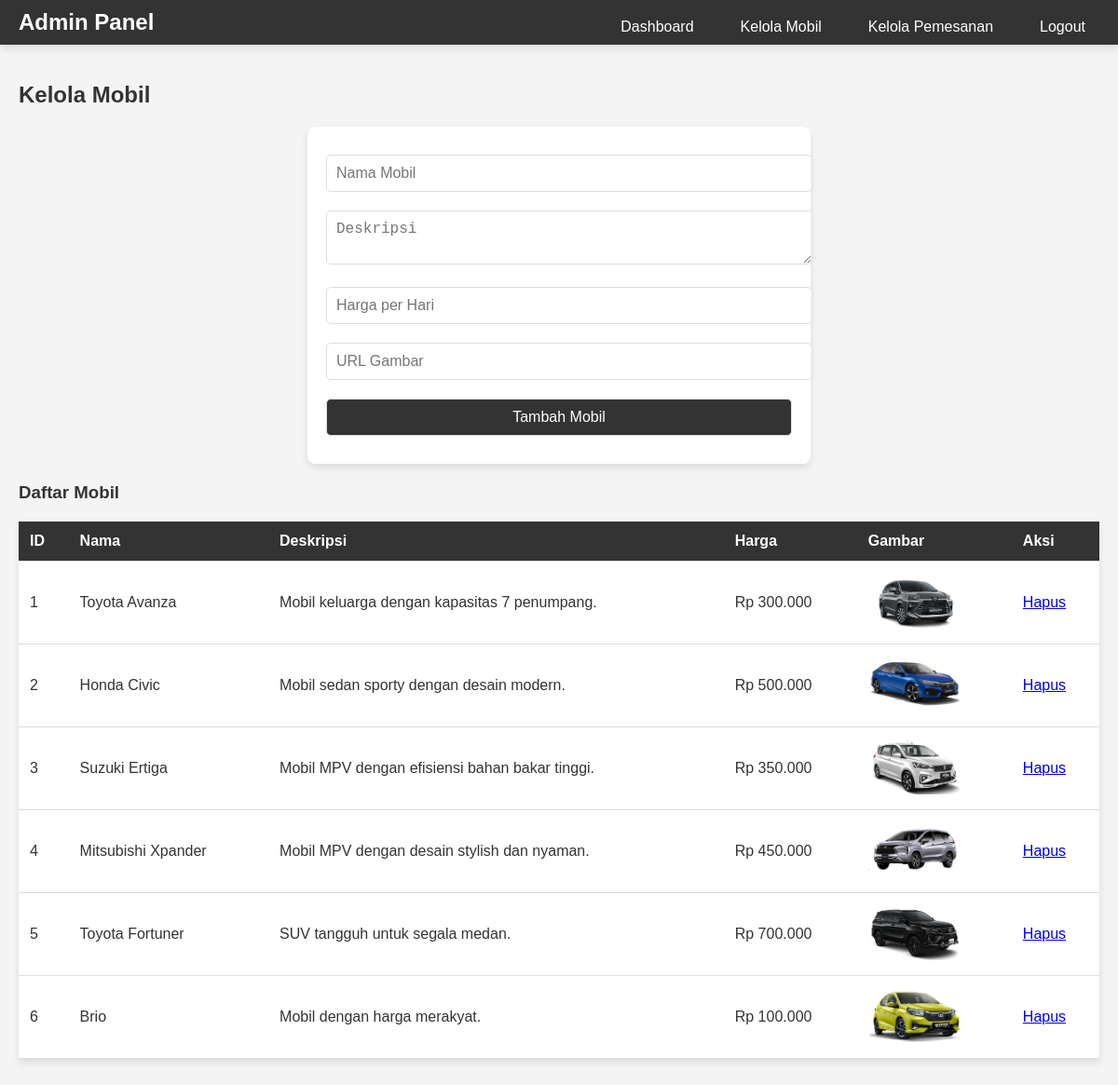
/admin/manage_cars.php (signed in), run on the app's committed database.
### tables this page shows
CREATE TABLE `cars` (
  `id` int(11) NOT NULL,
  `name` varchar(100) NOT NULL,
  `description` text NOT NULL,
  `price_per_day` decimal(10,2) NOT NULL,
  `image` varchar(255) NOT NULL,
  `status` enum('available','booked') DEFAULT 'available'
);

### admin/manage_cars.php (the view, shortened to what this page needs)
<?php
include '../includes/db.php';
$cars = $pdo->query('SELECT * FROM cars')->fetchAll();
?>
<!DOCTYPE html>
<html lang="en">
<head>
    <link rel="stylesheet" href="../assets/css/style.css">
    <link rel="stylesheet" href="https://cdnjs.cloudflare.com/ajax/libs/font-awesome/6.0.0-beta3/css/all.min.css">
</head>
<body>
    <header>
        <div class="header-container">
            <div class="logo">
                <a href="index.php">Admin Panel</a>
            </div>
            <nav class="navbar">
                <ul class="nav-links">
                    <li><a href="index.php">Dashboard</a></li>
                    <li><a href="manage_cars.php">Kelola Mobil</a></li>
                    <li><a href="manage_orders.php">Kelola Pemesanan</a></li>
                    <li><a href="../logout.php">Logout</a></li>
                </ul>
            </nav>
        </div>
    </header>
    <main>
        <h2>Kelola Mobil</h2>
        <form method="POST">
            <input type="text" name="name" placeholder="Nama Mobil" required>
            <textarea name="description" placeholder="Deskripsi" required></textarea>
            <input type="number" name="price_per_day" placeholder="Harga per Hari" required>
            <input type="text" name="image" placeholder="URL Gambar" required>
            <button type="submit" name="add_car">Tambah Mobil</button>
        </form>
        <h3>Daftar Mobil</h3>
        <table>
            <thead>
                <tr>
                    <th>ID</th>
                    <th>Nama</th>
                    <th>Deskripsi</th>
                    <th>Harga</th>
                    <th>Gambar</th>
                    <th>Aksi</th>
                </tr>
            </thead>
            <tbody>
                <?php foreach ($cars as $car): ?>
                <tr>
                    <td><?= $car['id'] ?></td>
                    <td><?= $car['name'] ?></td>
                    <td><?= $car['description'] ?></td>
                    <td>Rp <?= number_format($car['price_per_day'], 0, ',', '.') ?></td>
                    <td><img src="<?= $car['image'] ?>" alt="<?= $car['name'] ?>" width="100"></td>
                    <td>
                        <a href="manage_cars.php?delete=<?= $car['id'] ?>" onclick="return confirm('Apakah Anda yakin?')">Hapus</a>
                    </td>
                </tr>
                <?php endforeach; ?>
            </tbody>
        </table>
    </main>
</body>
</html>

### assets/css/style.css (style rules this page uses)
body { font-family: 'Arial', sans-serif; margin: 0; padding: 0; background-color: #f4f4f4; color: #333; }
header { background-color: #333; color: #fff; padding: 20px 0; text-align: center; }
nav { margin-top: 10px; }
nav a { color: #fff; text-decoration: none; margin: 0 15px; font-size: 1.1rem; transition: color 0.3s ease; }
main { padding: 20px; }
form { max-width: 500px; margin: 20px auto; padding: 20px; background-color: #fff; border-radius: 8px; box-shadow: 0 4px 8px rgba(0, 0, 0, 0.1); }
form input, form textarea, form select, form button { width: 100%; padding: 10px; margin: 10px 0; border: 1px solid #ddd; border-radius: 5px; font-size: 1rem; }
form button { background-color: #333; color: #fff; cursor: pointer; transition: background-color 0.3s ease; }
table { width: 100%; border-collapse: collapse; margin: 20px 0; background-color: #fff; box-shadow: 0 4px 8px rgba(0, 0, 0, 0.1); }
table th, table td { padding: 12px; text-align: left; border-bottom: 1px solid #ddd; }
table th { background-color: #333; color: #fff; }
header { background-color: #333; color: #fff; padding: 10px 0; position: sticky; top: 0; z-index: 1000; box-shadow: 0 4px 8px rgba(0, 0, 0, 0.1); }
.header-container { display: flex; justify-content: space-between; align-items: center; max-width: 1200px; margin: 0 auto; padding: 0 20px; }
.logo a { font-size: 1.5rem; font-weight: bold; color: #fff; text-decoration: none; }
.navbar { display: flex; align-items: center; }
.nav-links { display: flex; list-style: none; margin: 0; padding: 0; }
.nav-links li { margin-left: 20px; }
.nav-links a { color: #fff; text-decoration: none; font-size: 1rem; transition: color 0.3s ease; }

### data on the page
cars: id "1", name "Toyota Avanza", description "Mobil keluarga dengan kapasitas 7 penumpang.", price_per_day "300.000", image (picture)
cars: id "2", name "Honda Civic", description "Mobil sedan sporty dengan desain modern.", price_per_day "500.000", image (picture)
cars: id "3", name "Suzuki Ertiga", description "Mobil MPV dengan efisiensi bahan bakar tinggi.", price_per_day "350.000", image (picture)
cars: id "4", name "Mitsubishi Xpander", description "Mobil MPV dengan desain stylish dan nyaman.", price_per_day "450.000", image (picture)
cars: id "5", name "Toyota Fortuner", description "SUV tangguh untuk segala medan.", price_per_day "700.000", image (picture)
cars: id "6", name "Brio", description "Mobil dengan harga merakyat.", price_per_day "100.000", image (picture)
